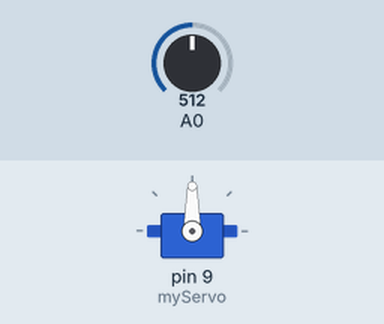
Recording of a sketch running on a simulated Arduino Uno, built with avr-gcc and run on an emulated ATmega328P. On the bench: servo. Inputs (shaded band) come from the test bench; at power-on: A0 = 512.

Above: at 1.2 s.
1.3 s: A0 set to 716
At 1.7 s:
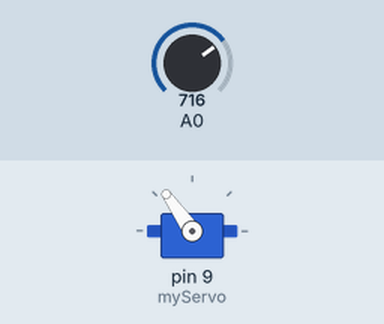
2.8 s: A0 set to 900
At 3.8 s:
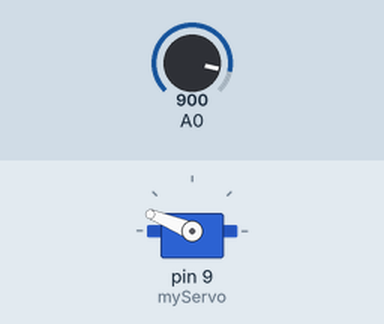
4.3 s: A0 set to 1023
At 5.2 s:
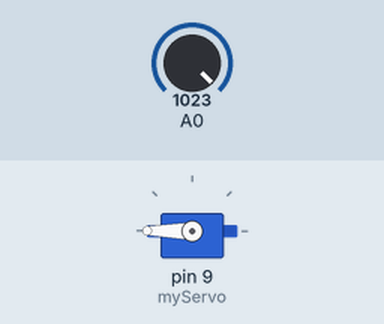
5.8 s: A0 set to 306
At 6.1 s:
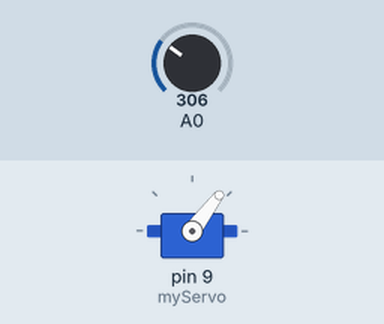
7.3 s: A0 set to 122
At 8.7 s:
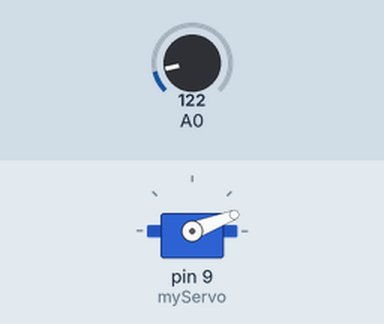
Timing chart, 0 to 9.8 s (numbered marks = the images above; inputs shaded):
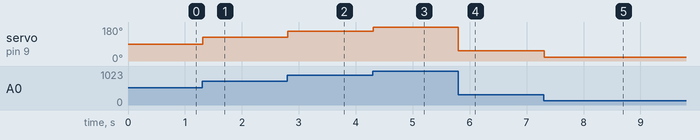

Measured:
- after the input at 1.3 s, servo on pin 9 (myServo): 90° → 125° at once
- after the input at 2.8 s, servo on pin 9 (myServo): 125° → 158° at once
- after the input at 4.3 s, servo on pin 9 (myServo): 158° → 180° at once
- after the input at 5.8 s, servo on pin 9 (myServo): 180° → 53° at once
- after the input at 7.3 s, servo on pin 9 (myServo): 53° → 21° at once

The sketch:

servo2.ino
```cpp
#include <Servo.h>

Servo myServo;

void setup() {
  // put your setup code here, to run once:
  myServo.attach(9);
}

void loop() {
  // put your main code here, to run repeatedly:
  int val = analogRead(A0);
  int rad = map(val,0,1023,0,180);
  myServo.write(rad);
  delay(15);
}
```
